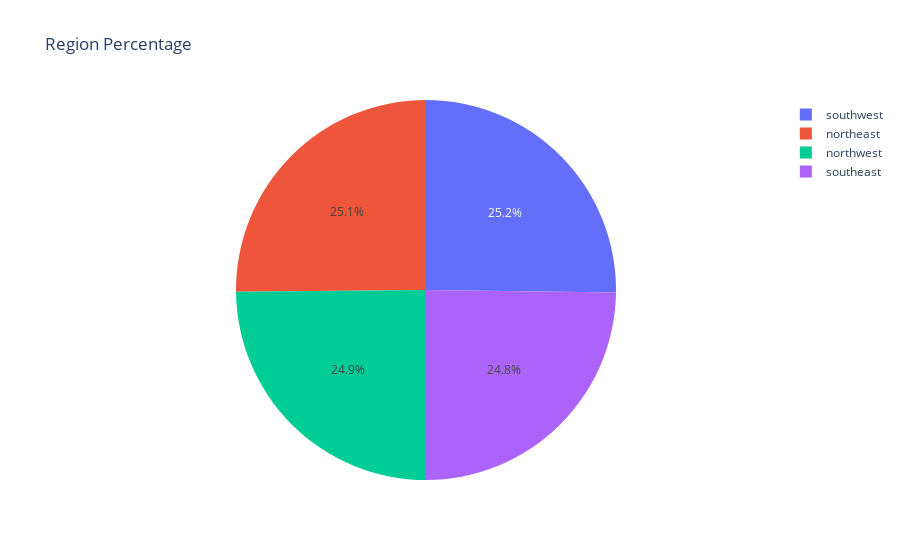

This figure's notebook cell:
### Code cell
rg=df.groupby('Region').aggregate({'Region':'count'})
fig = px.pie(
    rg,
    names=rg.index,
    values='Region',
    title='Region Percentage'
    )
fig.show()

### Figure 1 — Plotly figure (JSON) as saved in the notebook; plotly's stock layout.template omitted (floating-point values rounded to 4 significant figures)
{"data": [{"domain": {"x": [0, 1], "y": [0, 1]}, "hovertemplate": "index=%{label}<br>Region=%{value}<extra></extra>", "labels": ["northeast", "northwest", "southeast", "southwest"], "legendgroup": "", "name": "", "showlegend": true, "type": "pie", "values": [2514, 2486, 2479, 2521]}], "layout": {"legend": {"tracegroupgap": 0}, "title": {"text": "Region Percentage"}}}
